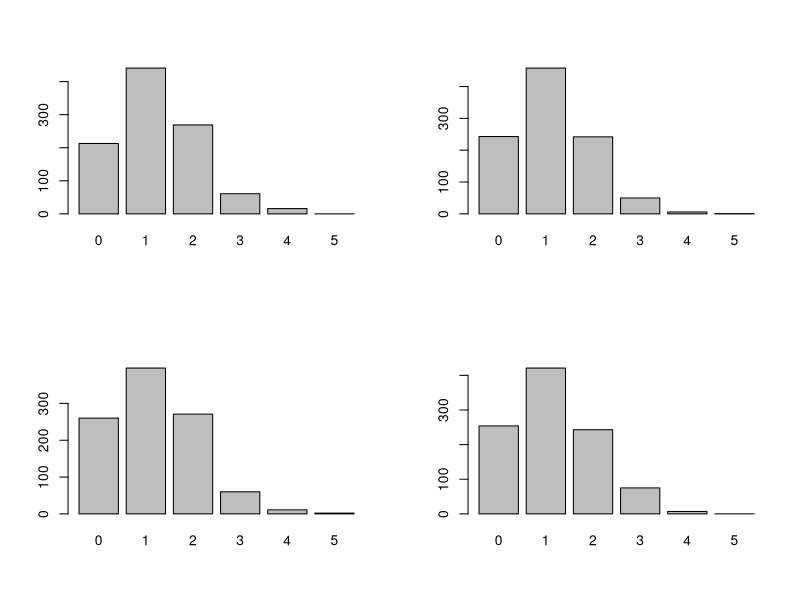

Reproduce this figure in R.
## ---- chunk 1
knitr::opts_chunk$set(echo = TRUE)
library(kableExtra)
## ---- chunk 2
rm(list = ls())
## ---- chunk 3
plithos_figoures <- 0:5
par( mfrow= c(2,2) )
for (i in 1:4) {
  set.seed(100*i)
  xilia_paixnidia <- rhyper(1000, 12, 40, 5)
  pin_syxn <- table(factor(xilia_paixnidia, levels=plithos_figoures))
  barplot(pin_syxn, names.arg = plithos_figoures)
}
## ---- chunk 4
dhyper(3, 12, 40, 5)
## ---- chunk 5
dhyper(2, 40, 12, 5)
